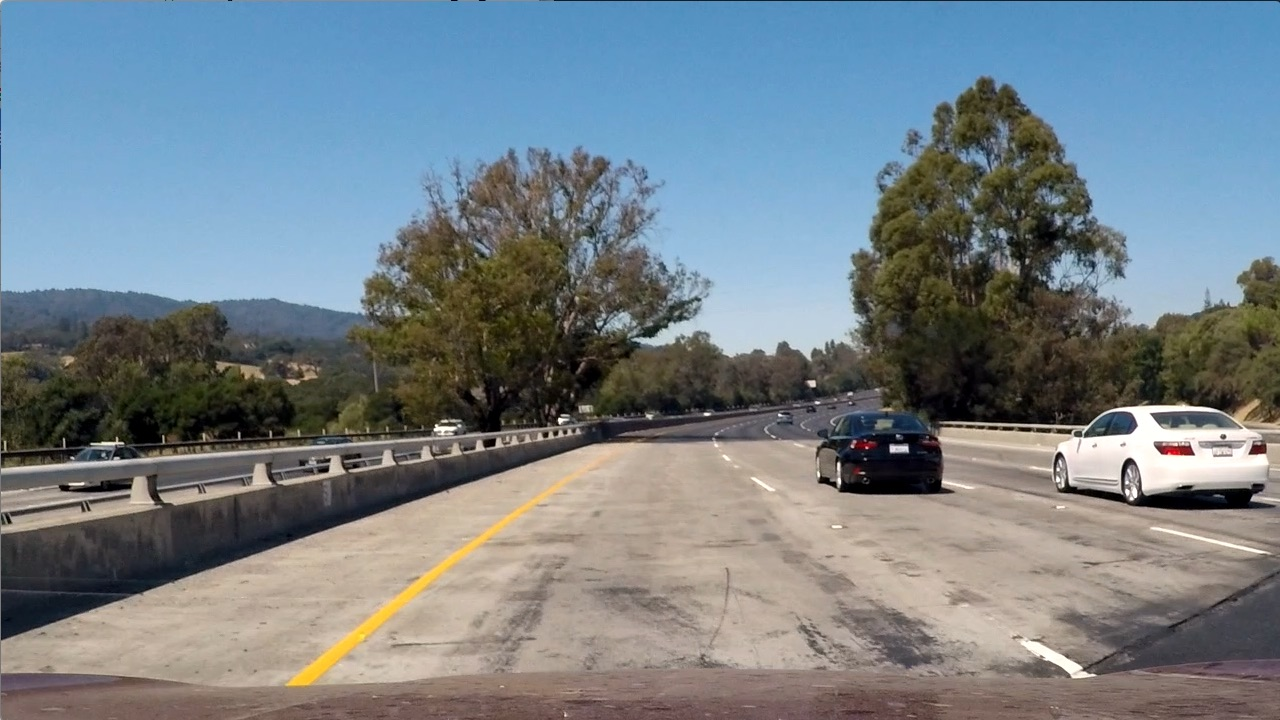
#> input picture test_images/test1.jpg, 1280 x 720 px
$ jupyter execute --allow-errors Untitled.ipynb   (shell and % lines are left out)   (older library calls are emulated)
#> lines starting #> are read from the running program, lines starting #| are printed output that depends on the picture
[cell 1]
import matplotlib.image as mpimg
import matplotlib.pyplot as plt
import numpy as np
import cv2
import glob
import time
from sklearn.svm import LinearSVC
from skimage.feature import hog
from sklearn.preprocessing import StandardScaler
from sklearn.model_selection import train_test_split


#from skimage import color, exposure
# images are divided up into vehicles and non-vehicles

[cell 2]
cars = glob.glob('./test_images/Data2/vehicles/*/*.png')
notcars = glob.glob('./test_images/Data2/non-vehicles/*/*.png')
len(notcars)

[cell 3]
cars = glob.glob('./test_images/Data2/vehicles/*/*.PNG')
notcars = glob.glob('./test_images/Data2/non-vehicles/*/*.PNG')

# Define a function to return some characteristics of the dataset
def data_look(car_list, notcar_list):
    data_dict = {}
    # Define a key in data_dict "n_cars" and store the number of car images
    data_dict["n_cars"] = len(car_list)
    # Define a key "n_notcars" and store the number of notcar images
    data_dict["n_notcars"] = len(notcar_list)
    # Read in a test image, either car or notcar
    #sample=mpimg.imread(car_list[0])
    sample=mpimg.imread(car_list[0])
    sample=cv2.cvtColor(sample,cv2.COLOR_BGR2RGB)
    # Define a key "image_shape" and store the test image shape 3-tuple
    data_dict["image_shape"] = sample.shape
    # Define a key "data_type" and store the data type of the test image.
    data_dict["data_type"] = sample.dtype
    # Return data_dict
    return data_dict

#> (the rest of this cell did not finish here and is left out)

[cell 4]
# [12 lines left out: function get_hog_features, not called in this run]

# Generate a random index to look at a car image
#> (the rest of this cell did not finish here and is left out)

[cell 5]
# Define a function to compute binned color features
# [5 lines left out: function bin_spatial, not called in this run]

[cell 6]
# Define a function to compute color histogram features
# [9 lines left out: function color_hist, not called in this run]

[cell 7]
###### TODO ###########
# Define a function to extract features from a list of images
# Have this function call bin_spatial() and color_hist()
def extract_features(imgs, cspace='RGB', spatial_size=(32, 32),
                        hist_bins=32, hist_range=(0, 256)):
    # Create a list to append feature vectors to
    features = []
    for pic in imgs:
        #img=mpimg.imread(pic)
        img=cv2.imread(pic)
        img=cv2.cvtColor(img,cv2.COLOR_BGR2RGB)
        f1=bin_spatial(img, size=(32, 32))
        f2=color_hist(img, nbins=32, bins_range=(0, 256))

        features.append(np.concatenate((f1,f2)))
    #
    # Iterate through the list of images
        # Read in each one by one
        # apply color conversion if other than 'RGB'
        # Apply bin_spatial() to get spatial color features
        # Apply color_hist() to get color histogram features
        # Append the new feature vector to the features list
    # Return list of feature vectors
    return features

[cell 8]
car_features = extract_features(cars, cspace='RGB', spatial_size=(32, 32),
                        hist_bins=32, hist_range=(0, 256))
notcar_features = extract_features(notcars, cspace='RGB', spatial_size=(32, 32),
                        hist_bins=32, hist_range=(0, 256))

len(notcar_features)

[cell 9]
car_features = extract_features(cars, cspace='RGB', spatial_size=(32, 32),
                        hist_bins=32, hist_range=(0, 256))
notcar_features = extract_features(notcars, cspace='RGB', spatial_size=(32, 32),
                        hist_bins=32, hist_range=(0, 256))

if len(car_features) > 0:
    # Create an array stack of feature vectors
    X = np.vstack((car_features, notcar_features)).astype(np.float64)
    # Fit a per-column scaler
    X_scaler = StandardScaler().fit(X)
    # Apply the scaler to X
    scaled_X = X_scaler.transform(X)
    car_ind = np.random.randint(0, len(cars))
    # Plot an example of raw and scaled features
    fig = plt.figure(figsize=(12,4))
    plt.subplot(131)
    plt.imshow(mpimg.imread(cars[car_ind]))
    plt.title('Original Image')
    plt.subplot(132)
    plt.plot(X[car_ind])
    plt.title('Raw Features')
    plt.subplot(133)
    plt.plot(scaled_X[car_ind])
    plt.title('Normalized Features')
    fig.tight_layout()
else:
    print('Your function only returns empty feature vectors...')

parameters = {'kernel':('linear', 'rbf'), 'C':[1, 10]}
svr = svm.SVC()
clf = grid_search.GridSearchCV(svr, parameters)
#clf.fit(iris.data, iris.target)
clf.best_params_.

[cell 10]
# Define a function to extract features from a list of images
# Have this function call bin_spatial() and color_hist()
def extract_features(imgs, cspace='RGB', spatial_size=(32, 32),
                        hist_bins=32, hist_range=(0, 256)):
    # Create a list to append feature vectors to
    features = []
    # Iterate through the list of images
    for file in imgs:
        # Read in each one by one
        image = mpimg.imread(file)
        image = cv2.imread(file)
        image=cv2.cvtColor(image,cv2.COLOR_BGR2RGB)
        # apply color conversion if other than 'RGB'
        if cspace != 'RGB':
            if cspace == 'HSV':
                feature_image = cv2.cvtColor(image, cv2.COLOR_RGB2HSV)
            elif cspace == 'LUV':
                feature_image = cv2.cvtColor(image, cv2.COLOR_RGB2LUV)
            elif cspace == 'HLS':
                feature_image = cv2.cvtColor(image, cv2.COLOR_RGB2HLS)
            elif cspace == 'YUV':
                feature_image = cv2.cvtColor(image, cv2.COLOR_RGB2YUV)
        else: feature_image = np.copy(image)
        # Apply bin_spatial() to get spatial color features
        spatial_features = bin_spatial(feature_image, size=spatial_size)
        # Apply color_hist() also with a color space option now
        hist_features = color_hist(feature_image, nbins=hist_bins, bins_range=hist_range)
        # Append the new feature vector to the features list
        features.append(np.concatenate((spatial_features, hist_features)))
    # Return list of feature vectors
    return features

[cell 11]
spatial = 32
histbin = 32

car_features = extract_features(cars, cspace='RGB', spatial_size=(spatial, spatial),
                        hist_bins=histbin, hist_range=(0, 256))
notcar_features = extract_features(notcars, cspace='RGB', spatial_size=(spatial, spatial),
                        hist_bins=histbin, hist_range=(0, 256))

# Create an array stack of feature vectors
X = np.vstack((car_features, notcar_features)).astype(np.float64)
# Fit a per-column scaler
#> (the rest of this cell did not finish here and is left out)

[cell 12]
# [14 lines left out: function get_hog_features, not called in this run]


def extract_features(imgs, cspace='RGB', orient=9,
                        pix_per_cell=8, cell_per_block=2, hog_channel=0):
    # Create a list to append feature vectors to
    features = []
    # Iterate through the list of images
    for file in imgs:
        # Read in each one by one
        #image = mpimg.imread(file)
        image = cv2.imread(file)
        image = cv2.cvtColor(image,cv2.COLOR_BGR2RGB)
        # apply color conversion if other than 'RGB'
        if cspace != 'RGB':
            if cspace == 'HSV':
                feature_image = cv2.cvtColor(image, cv2.COLOR_RGB2HSV)
            elif cspace == 'LUV':
                feature_image = cv2.cvtColor(image, cv2.COLOR_RGB2LUV)
            elif cspace == 'HLS':
                feature_image = cv2.cvtColor(image, cv2.COLOR_RGB2HLS)
            elif cspace == 'YUV':
                feature_image = cv2.cvtColor(image, cv2.COLOR_RGB2YUV)
            elif cspace == 'YCrCb':
                feature_image = cv2.cvtColor(image, cv2.COLOR_RGB2YCrCb)
        else: feature_image = np.copy(image)

        # Call get_hog_features() with vis=False, feature_vec=True
        if hog_channel == 'ALL':
            hog_features = []
            for channel in range(feature_image.shape[2]):
                hog_features.append(get_hog_features(feature_image[:,:,channel],
                                    orient, pix_per_cell, cell_per_block,
                                    vis=False, feature_vec=True))
            hog_features = np.ravel(hog_features)
        else:
            hog_features = get_hog_features(feature_image[:,:,hog_channel], orient,
                        pix_per_cell, cell_per_block, vis=False, feature_vec=True)
        # Append the new feature vector to the features list
        features.append(hog_features)
    # Return list of feature vectors
    return features


# Reduce the sample size because HOG features are slow to compute
# The quiz evaluator times out after 13s of CPU time
sample_size = 500
cars = cars[0:sample_size]
notcars = notcars[0:sample_size]

### TODO: Tweak these parameters and see how the results change.
colorspace = 'HSV' # Can be RGB, HSV, LUV, HLS, YUV, YCrCb
orient = 9
pix_per_cell = 5
cell_per_block = 2
hog_channel = 1 # Can be 0, 1, 2, or "ALL"

t=time.time()
car_features = extract_features(cars, cspace=colorspace, orient=orient,
                        pix_per_cell=pix_per_cell, cell_per_block=cell_per_block,
                        hog_channel=hog_channel)
notcar_features = extract_features(notcars, cspace=colorspace, orient=orient,
                        pix_per_cell=pix_per_cell, cell_per_block=cell_per_block,
                        hog_channel=hog_channel)
t2 = time.time()
print(round(t2-t, 2), 'Seconds to extract HOG features...')
# Create an array stack of feature vectors
X = np.vstack((car_features, notcar_features)).astype(np.float64)
# Fit a per-column scaler
#> (the rest of this cell did not finish here and is left out)

[cell 13]
image = mpimg.imread('test_images/test1.jpg')
#> image is the input picture: shape (720, 1280, 3); mean R, G, B 117.5, 128.7, 135.5

[cell 14]
import numpy as np
import cv2
import matplotlib.pyplot as plt
import matplotlib.image as mpimg


# Here is your draw_boxes function from the previous exercise
def draw_boxes(img, bboxes, color=(0, 0, 255), thick=6):
    # Make a copy of the image
    imcopy = np.copy(img)
    # Iterate through the bounding boxes
    for bbox in bboxes:
        # Draw a rectangle given bbox coordinates
        cv2.rectangle(imcopy, bbox[0], bbox[1], color, thick)
    # Return the image copy with boxes drawn
    return imcopy


# Define a function that takes an image,
# start and stop positions in both x and y,
# window size (x and y dimensions),
# and overlap fraction (for both x and y)
def slide_window(img, x_start_stop=[None, None], y_start_stop=[None, None],
                    xy_window=(64, 64), xy_overlap=(0.5, 0.5)):
#> called with xy_window = (128, 128), xy_overlap = (0.5, 0.5)
    if x_start_stop[0] == None:
        x_start_stop[0] = 0
    if x_start_stop[1] == None:
        x_start_stop[1] = img.shape[1]
    if y_start_stop[0] == None:
        y_start_stop[0] = 0
    if y_start_stop[1] == None:
        y_start_stop[1] = img.shape[0]

    # Compute the span of the region to be searched
    xspan = x_start_stop[1] - x_start_stop[0]
#> xspan = 1280
    yspan = y_start_stop[1] - y_start_stop[0]
#> yspan = 720
    # Compute the number of pixels per step in x/y
    nx_pix_per_step = np.int(xy_window[0]*(1 - xy_overlap[0]))
    ny_pix_per_step = np.int(xy_window[1]*(1 - xy_overlap[1]))

    nx_buffer = np.int(xy_window[0]*(xy_overlap[0]))
    ny_buffer = np.int(xy_window[1]*(xy_overlap[1]))
    nx_windows = np.int((xspan-nx_buffer)/nx_pix_per_step)
#> nx_windows = 19
    ny_windows = np.int((yspan-ny_buffer)/ny_pix_per_step)
#> ny_windows = 10
    # If x and/or y start/stop positions not defined, set to image size
    # Compute the span of the region to be searched
    # Compute the number of pixels per step in x/y
    # Compute the number of windows in x/y
    # Initialize a list to append window positions to
    window_list = []
    for ys in range(ny_windows):
        for xs in range(nx_windows):
            # Calculate window position
            startx = xs*nx_pix_per_step + x_start_stop[0]
            endx = startx + xy_window[0]
            starty = ys*ny_pix_per_step + y_start_stop[0]
            endy = starty + xy_window[1]
            # Append window position to list
            window_list.append(((startx, starty), (endx, endy)))
    # Loop through finding x and y window positions
    #     Note: you could vectorize this step, but in practice
    #     you'll be considering windows one by one with your
    #     classifier, so looping makes sense
        # Calculate each window position
        # Append window position to list
    # Return the list of windows
    return window_list

windows = slide_window(image, x_start_stop=[None, None], y_start_stop=[None, None],
                    xy_window=(128, 128), xy_overlap=(0.5, 0.5))
#> windows = 190 items

window_img = draw_boxes(image, windows, color=(0, 0, 255), thick=6)
#> the loop in draw_boxes, `for bbox in bboxes:` made 190 passes
#> bbox on passes 1 to 3: ((0, 0), (128, 128)), ((64, 0), (192, 128)), ((128, 0), (256, 128))
#> after the loop in draw_boxes, `for bbox in bboxes:`:
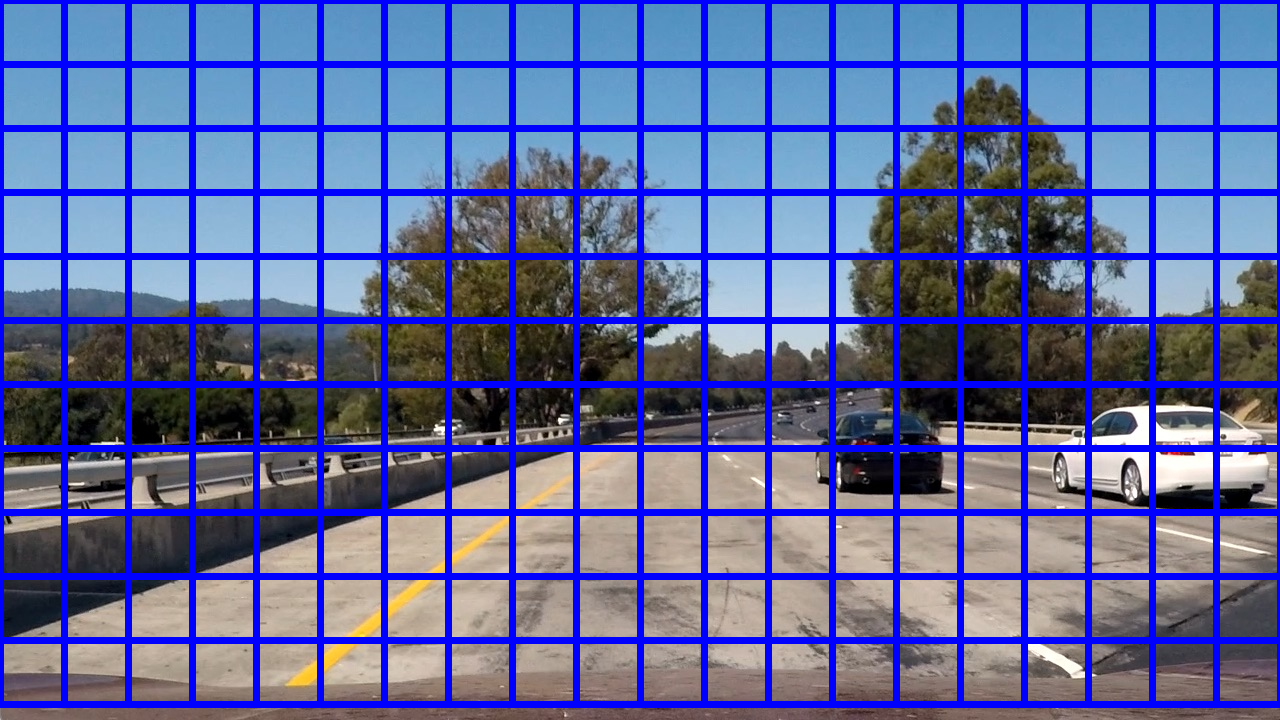
#> imcopy: shape (720, 1280, 3); mean R, G, B 92.9, 101.9, 160.4
plt.imshow(window_img)

[cell 15]
import matplotlib.image as mpimg
import numpy as np
import cv2
from skimage.feature import hog
# Define a function to return HOG features and visualization
def get_hog_features(img, orient, pix_per_cell, cell_per_block,
                        vis=False, feature_vec=True):
    # Call with two outputs if vis==True
    if vis == True:
        features, hog_image = hog(img, orientations=orient,
                                  pixels_per_cell=(pix_per_cell, pix_per_cell),
                                  cells_per_block=(cell_per_block, cell_per_block),
                                  transform_sqrt=True,
                                  visualise=vis, feature_vector=feature_vec)
        return features, hog_image
    # Otherwise call with one output
    else:
        features = hog(img, orientations=orient,
                       pixels_per_cell=(pix_per_cell, pix_per_cell),
                       cells_per_block=(cell_per_block, cell_per_block),
                       transform_sqrt=True,
                       visualise=vis, feature_vector=feature_vec)
        return features

# Define a function to compute binned color features
def bin_spatial(img, size=(32, 32)):
    # Use cv2.resize().ravel() to create the feature vector
    features = cv2.resize(img, size).ravel()
    # Return the feature vector
    return features

# Define a function to compute color histogram features
# NEED TO CHANGE bins_range if reading .png files with mpimg!
def color_hist(img, nbins=32, bins_range=(0, 256)):
    # Compute the histogram of the color channels separately
    channel1_hist = np.histogram(img[:,:,0], bins=nbins, range=bins_range)
    channel2_hist = np.histogram(img[:,:,1], bins=nbins, range=bins_range)
    channel3_hist = np.histogram(img[:,:,2], bins=nbins, range=bins_range)
    # Concatenate the histograms into a single feature vector
    hist_features = np.concatenate((channel1_hist[0], channel2_hist[0], channel3_hist[0]))
    # Return the individual histograms, bin_centers and feature vector
    return hist_features

# Define a function to extract features from a list of images
# Have this function call bin_spatial() and color_hist()
def extract_features(imgs, color_space='RGB', spatial_size=(32, 32),
                        hist_bins=32, orient=9,
                        pix_per_cell=8, cell_per_block=2, hog_channel=0,
                        spatial_feat=True, hist_feat=True, hog_feat=True):
    # Create a list to append feature vectors to
#> called with color_space = 'YCrCb', spatial_size = (16, 16), hist_bins = 32, orient = 8, pix_per_cell = 8, cell_per_block = 2, hog_channel = 'ALL', spatial_feat = True
    features = []
    # Iterate through the list of images
    for file in imgs:
        file_features = []
        # Read in each one by one
        #image = mpimg.imread(file)
        image = cv2.imread(file)
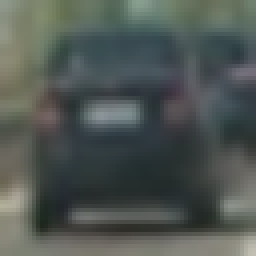
#> input picture test_images/Data2/vehicles/GTI_Far/image0002.png, 64 x 64 px (shown 4 times larger)
#> image is the input picture: shape (64, 64, 3); mean B, G, R 83.2, 87.3, 80.2
        image = cv2.cvtColor(image,cv2.COLOR_BGR2RGB)
        # apply color conversion if other than 'RGB'
        if color_space != 'RGB':
            if color_space == 'HSV':
                feature_image = cv2.cvtColor(image, cv2.COLOR_RGB2HSV)
            elif color_space == 'LUV':
                feature_image = cv2.cvtColor(image, cv2.COLOR_RGB2LUV)
            elif color_space == 'HLS':
                feature_image = cv2.cvtColor(image, cv2.COLOR_RGB2HLS)
            elif color_space == 'YUV':
                feature_image = cv2.cvtColor(image, cv2.COLOR_RGB2YUV)
            elif color_space == 'YCrCb':
                feature_image = cv2.cvtColor(image, cv2.COLOR_RGB2YCrCb)
#> feature_image: shape (64, 64, 3); mean of channels 0, 1, 2 84.7, 124.7, 127.2
        else: feature_image = np.copy(image)

        if spatial_feat == True:
            spatial_features = bin_spatial(feature_image, size=spatial_size)
#> in bin_spatial, `features = cv2.resize(img, size).ravel()`: features = 768 values, max 177 at index 765, min 39 at index 660, mean 112.4
#> spatial_features has the same summary as features in bin_spatial
            file_features.append(spatial_features)
        if hist_feat == True:
            # Apply color_hist()
            hist_features = color_hist(feature_image, nbins=hist_bins)
#> in color_hist, `hist_features = np.concatenate((channel1_hist[0], channel2_hist[0], ch..`: hist_features = 96 values, max 2685 at index 47, min 0 at index 0, mean 128
            file_features.append(hist_features)
        if hog_feat == True:
        # Call get_hog_features() with vis=False, feature_vec=True
            if hog_channel == 'ALL':
                hog_features = []
                for channel in range(feature_image.shape[2]):
                    hog_features.append(get_hog_features(feature_image[:,:,channel],
                                        orient, pix_per_cell, cell_per_block,
                                        vis=False, feature_vec=True))
#> after the loop, hog_features = 3 items
                hog_features = np.ravel(hog_features)
#> hog_features = 4704 values, max 0.481 at index 1235, min 0 at index 3, mean 0.128
            else:
                hog_features = get_hog_features(feature_image[:,:,hog_channel], orient,
                            pix_per_cell, cell_per_block, vis=False, feature_vec=True)
            # Append the new feature vector to the features list
            file_features.append(hog_features)
        features.append(np.concatenate(file_features))
    # Return list of feature vectors
    return features

# Define a function that takes an image,
# start and stop positions in both x and y,
# window size (x and y dimensions),
# and overlap fraction (for both x and y)
# [51 lines left out: functions slide_window, draw_boxes, not called in this run]

[cell 16]
import matplotlib.image as mpimg
import matplotlib.pyplot as plt
import numpy as np
import cv2
import glob
import time
from sklearn.svm import LinearSVC
from sklearn.preprocessing import StandardScaler
from skimage.feature import hog
#from lesson_functions import *
# NOTE: the next import is only valid for scikit-learn version <= 0.17
# for scikit-learn >= 0.18 use:
# from sklearn.model_selection import train_test_split
from sklearn.cross_validation import train_test_split

# Define a function to extract features from a single image window
# This function is very similar to extract_features()
# just for a single image rather than list of images
# [77 lines left out: functions single_img_features, search_windows, not called in this run]

[cell 17]
cars = glob.glob('./test_images/Data2/vehicles/*/*.png')
notcars = glob.glob('./test_images/Data2/non-vehicles/*/*.png')

len(cars)

[cell 18]
cars = glob.glob('./test_images/Data2/vehicles/*/*.png')
notcars = glob.glob('./test_images/Data2/non-vehicles/*/*.png')

# Reduce the sample size because
# The quiz evaluator times out after 13s of CPU time
sample_size = 3000
cars = cars[0:sample_size]
notcars = notcars[0:sample_size]

### TODO: Tweak these parameters and see how the results change.
color_space = 'YCrCb' # Can be RGB, HSV, LUV, HLS, YUV, YCrCb
orient = 8  # HOG orientations
pix_per_cell = 8 # HOG pixels per cell
cell_per_block = 2 # HOG cells per block
hog_channel ="ALL"# Can be 0, 1, 2, or "ALL"
spatial_size = (16,16) # Spatial binning dimensions
hist_bins = 32   # Number of histogram bins
spatial_feat = True # Spatial features on or off
hist_feat = True # Histogram features on or off
hog_feat = True # HOG features on or off
y_start_stop = [350,650] # Min and max in y to search in slide_window()
x_start_stop = [None, None]#[400,1300]

car_features = extract_features(cars, color_space=color_space,
                        spatial_size=spatial_size, hist_bins=hist_bins,
                        orient=orient, pix_per_cell=pix_per_cell,
                        cell_per_block=cell_per_block,
                        hog_channel=hog_channel, spatial_feat=spatial_feat,
                        hist_feat=hist_feat, hog_feat=hog_feat)
#> car_features = 2 items
notcar_features = extract_features(notcars, color_space=color_space,
                        spatial_size=spatial_size, hist_bins=hist_bins,
                        orient=orient, pix_per_cell=pix_per_cell,
                        cell_per_block=cell_per_block,
                        hog_channel=hog_channel, spatial_feat=spatial_feat,
                        hist_feat=hist_feat, hog_feat=hog_feat)

#> (the rest of this cell did not finish here and is left out)
